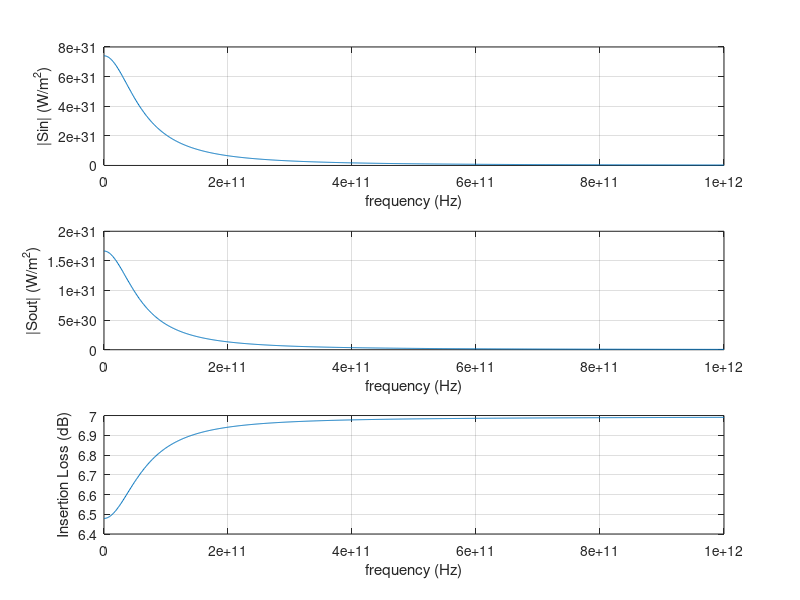

This chart was generated by the following MATLAB code:
clc;clear all;
f=fopen('Flux.txt');
l=fgetl(f);
i=1;
while ischar(l)
    %%disp(l);
    text{i}=l;
    data{i}=sscanf(text{i},'%f , %f , %f');
    A1(i)=data{i}(1);
    A2(i)=data{i}(2);
    A3(i)=data{i}(3);
    l=fgetl(f);
    i=i+1;
end

epsr=10;
a0=1e-4;%0.1mm
c0=2.99792458e8;%Speed of Light (m/s)
f0=c0/a0;%3000GHz
t0=1/f0;%0.33e-12 (s)
mu0=4*pi*(1e-7);% (H/m)
eps0=8.854187817e-12;% (F/m)
I0=1; %(A)
E0=I0/(a0*eps0*c0);%Electric Field
D0=I0/(a0*c0);%Electric Displacement Field
B0=I0/(a0*eps0*c0*c0);%Magnetic Field
H0=I0/(a0);%Magnetizing Field
S0=(I0*I0)/(eps0*c0*a0*a0);%//Poynting Vector


hold on;

subplot(3,1,1)
%A=A2);%/max(abs(A2));%Flux_in
%B=abs(A3);%/max(abs(A2));%Flux_out
min=1001;
max=2000;
plot(A1(min:max)*f0,-A2(min:max)*S0);
%axis([1e7 1e11 0 2e9]);
ylabel('|Sin| (W/m^2)');
xlabel('frequency (Hz)');
grid('on')

subplot(3,1,2)
plot(A1(min:max)*f0,-A3(min:max)*S0);
%axis([1e7 1e11 0 3e7]);
ylabel('|Sout| (W/m^2)');
xlabel('frequency (Hz)');
grid('on')

subplot(3,1,3)
C=(10*log10(A2./A3));
plot(f0*A1(min:max),C(min:max));
%axis([1e7 1e11 39.2 39.7]);
ylabel('Insertion Loss (dB)');
xlabel('frequency (Hz)');
grid('on')
